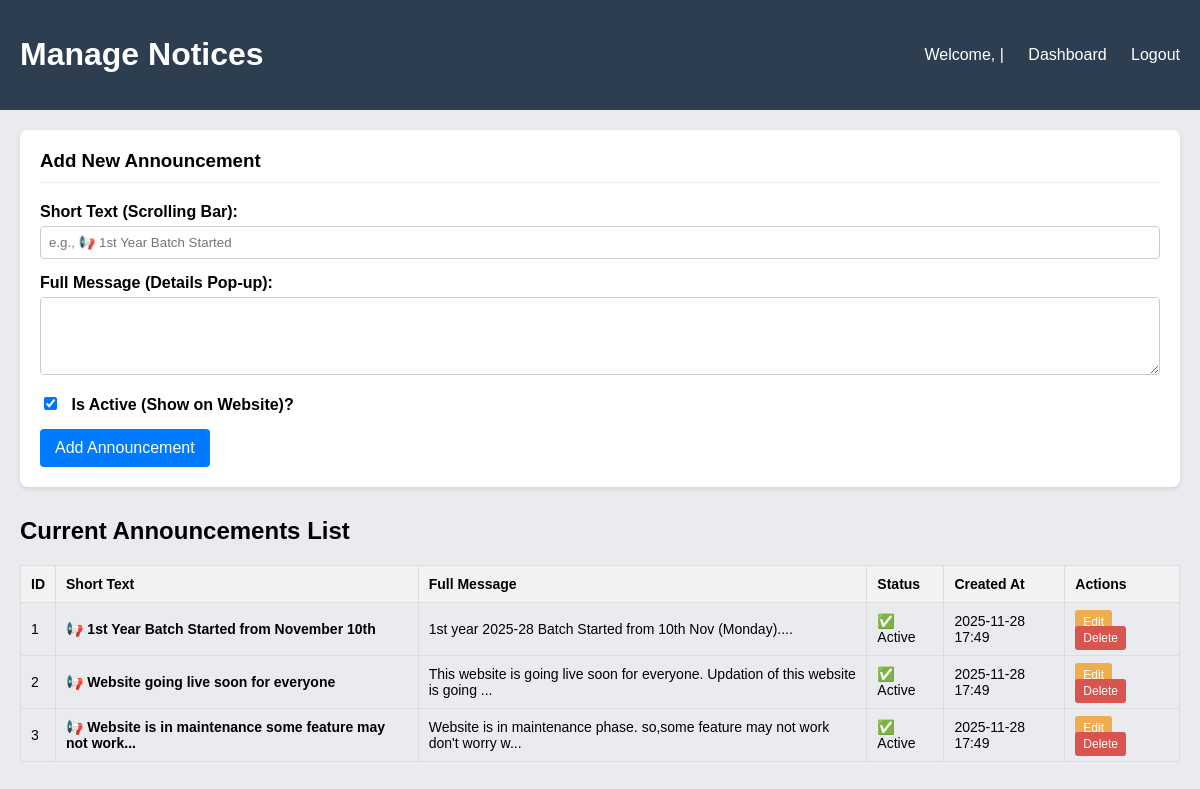
Page /admin/announcements_manage.php (signed in) on the committed database.
### tables this page shows
CREATE TABLE `announcements` (
  `notice_id` INT(11) NOT NULL PRIMARY KEY AUTO_INCREMENT,
  `short_text` VARCHAR(255) NOT NULL,
  `full_message` TEXT,
  `is_active` TINYINT(1) DEFAULT '1',
  `created_at` TIMESTAMP DEFAULT CURRENT_TIMESTAMP
);

### admin/announcements_manage.php (the view, shortened to what this page needs)
<?php
require_once __DIR__ . '/../db_connect.php';
$announcement_to_edit = null;
$announcements_result = $conn->query("SELECT * FROM announcements ORDER BY created_at DESC");
$all_announcements = $announcements_result->fetch_all(MYSQLI_ASSOC);
?>
<!DOCTYPE html>
<html lang="en">
<head>
</head>
<body>
    <div class="header">
        <h1>Manage Notices</h1>
        <div>
            Welcome, <?php echo htmlspecialchars($_SESSION['admin_username']); ?> |
            <a href="index.php">Dashboard</a>
            <a href="?logout=true">Logout</a>
        </div>
    </div>
    <div class="container">
        <div class="card">
            <h3><?php echo $announcement_to_edit ? 'Edit Announcement: ' . htmlspecialchars($announcement_to_edit['short_text']) : 'Add New Announcement'; ?></h3>
            <form method="POST">
                <label for="short_text">Short Text (Scrolling Bar):</label>
                <input type="text" id="short_text" name="short_text" value="<?php echo htmlspecialchars($announcement_to_edit['short_text'] ?? ''); ?>" required placeholder="e.g., 📢 1st Year Batch Started">
                <label for="full_message">Full Message (Details Pop-up):</label>
                <textarea id="full_message" name="full_message" rows="4" required><?php echo htmlspecialchars($announcement_to_edit['full_message'] ?? ''); ?></textarea>
                <label>
                    <input type="checkbox" name="is_active" <?php echo (isset($announcement_to_edit['is_active']) && $announcement_to_edit['is_active']) ? 'checked' : 'checked'; ?>>
                    Is Active (Show on Website)?
                </label>
                <button type="submit" name="submit_announcement">
                    <?php echo $announcement_to_edit ? 'Save Changes' : 'Add Announcement'; ?>
                </button>
            </form>
        </div>
        <h2>Current Announcements List</h2>
        <table>
            <thead>
                <tr>
                    <th>ID</th>
                    <th>Short Text</th>
                    <th>Full Message</th>
                    <th>Status</th>
                    <th>Created At</th>
                    <th>Actions</th>
                </tr>
            </thead>
            <tbody>
                <?php foreach ($all_announcements as $a): ?>
                <tr>
                    <td><?php echo $a['notice_id']; ?></td>
                    <td><strong><?php echo htmlspecialchars($a['short_text']); ?></strong></td>
                    <td><?php echo substr(htmlspecialchars($a['full_message']), 0, 80) . '...'; ?></td>
                    <td><?php echo $a['is_active'] ? '✅ Active' : '❌ Inactive'; ?></td>
                    <td><?php echo date("Y-m-d H:i", strtotime($a['created_at'])); ?></td>
                    <td>
                        <a href="?edit_id=<?php echo $a['notice_id']; ?>" class="btn-edit">Edit</a>
                        <a href="?delete_id=<?php echo $a['notice_id']; ?>" class="btn-delete" onclick="return confirm('Are you sure you want to delete this announcement?');">Delete</a>
                    </td>
                </tr>
                <?php endforeach; ?>
            </tbody>
        </table>
    </div>
</body>
</html>

### admin/announcements_manage.php (style rules this page uses)
body { font-family: Arial, sans-serif; background: #e9ebee; margin: 0; padding: 0; }
.header { background: #2c3e50; color: white; padding: 15px 20px; display: flex; justify-content: space-between; align-items: center; }
.header a { color: white; text-decoration: none; margin-left: 20px; }
.container { padding: 20px; max-width: 1200px; margin: 0 auto; }
.card { background: white; padding: 20px; border-radius: 8px; box-shadow: 0 2px 4px rgba(0,0,0,0.1); margin-bottom: 30px; }
.card h3 { margin-top: 0; border-bottom: 1px solid #eee; padding-bottom: 10px; margin-bottom: 20px; }
.card label { display: block; margin-bottom: 5px; font-weight: bold; }
.card input[type="text"], .card textarea { width: 100%; padding: 8px; margin-bottom: 15px; border: 1px solid #ccc; border-radius: 4px; box-sizing: border-box; }
.card button { background: #007bff; color: white; padding: 10px 15px; border: none; border-radius: 4px; cursor: pointer; font-size: 16px; margin-top: 10px; }
.card input[type="checkbox"] { margin-right: 10px; }
table { width: 100%; border-collapse: collapse; margin-top: 20px; }
th, td { padding: 10px; border: 1px solid #ddd; text-align: left; font-size: 14px; }
th { background: #f2f2f2; }
.btn-edit, .btn-delete { background: #f0ad4e; color: white; padding: 5px 8px; text-decoration: none; border-radius: 3px; font-size: 12px; margin-right: 5px; }
.btn-delete { background: #d9534f; }

### rows in the picture
announcements: notice_id "1", short_text "📢 1st Year Batch Started from November 10th", full_message "1st year 2025-28 Batch Started from 10th Nov (Monday).", is_active "✅ Active", created_at "2025-11-28 17:49"
announcements: notice_id "2", short_text "📢 Website going live soon for everyone", full_message "This website is going live soon for everyone. Updation of this website is going", is_active "✅ Active", created_at "2025-11-28 17:49"
announcements: notice_id "3", short_text "📢 Website is in maintenance some feature may not work...", full_message "Website is in maintenance phase. so,some feature may not work don't worry w", is_active "✅ Active", created_at "2025-11-28 17:49"
